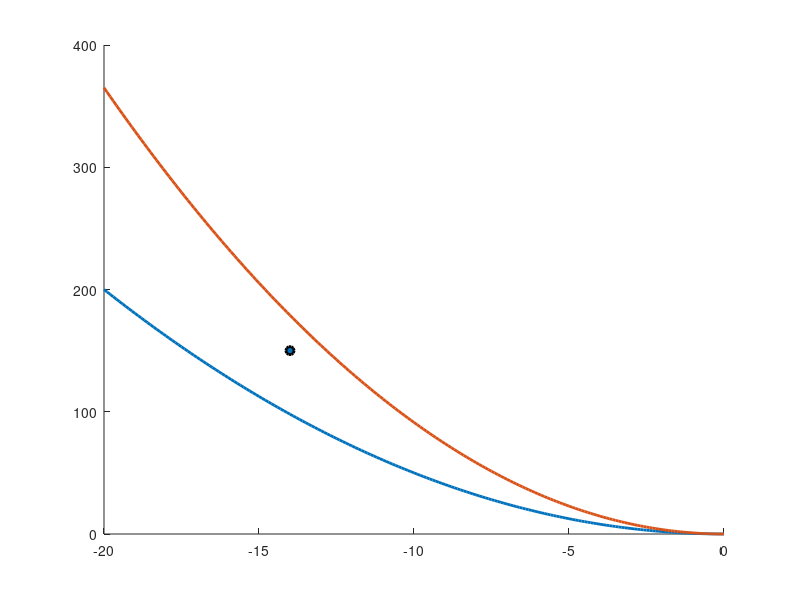

Reproduce this figure in MATLAB. (Note: this script raises an error after producing the figure.)
% alunagem
clear all;
close all;
clc;
%% dados de entrada
% tracao do jato
E = 2.5;
% gravidade lunar
g = -1.5;
% massa do veiculo espacial
M = 1;
% condicoes de velocidade inicial para o grafico
v0 = [-20:0.1:0];
% valores de theta(inclinacao da propulsao) possíveis
theta = deg2rad([0 35]);
% vetore com as aceleracoes permitidas dado os angulos theta
a = E*cos(theta)/M+g;

% condicoes de pouso suave
v_f = 0;
y_f = 0;

% condicoes inicias de velocidade e altura
v_0 = -14;
y_0 = 150;


%% curvas de pouso suave
% torricelli com condiçoes finais zeros e jato a 0 graus
y0(:,1) = v0.^2/(2*a(1));
% torricellli com condições finais zeros e jato a 35 graus
y0(:,2) = v0.^2/(2*a(2));

% figura com condicoes de pouso suave
figure();
hold on;

% plot das curvas de pouso suave
plot(v0,y0,'Linewidth', 2)
% leg = legend({'E à 0°','E à \pm35°'});
%leg = leg.String;

%% condicoes iniciais do problema
%plot das condicoes inicias
scatter(v_0,y_0,'filled','Linewidth', 2, 'MarkerEdgeColor','k');
% leg = [leg,'cond. iniciais (v_0=-14m/s; y_0=150m)'];
% legend(leg);

%% condicao de chavemento queda-livre -> 0°
% aceleracao antes do chaveamento
a1 = g;
% aceleracao depois do chaveamento
a2 =  E*cos(deg2rad(0))/M+g;

% calcula o ponto de chaveamento
vals = [v_0, y_0, v_f, y_f, a1, a2];
[y_1, v_1, ltx] = ptoChaveamento(vals);

% plota o pronto de chaveamento
scatter(-v_1(1),y_1(1),'filled','Linewidth', 2, 'MarkerEdgeColor','k');
% leg = [leg,'queda-livre -> 0°'];

%% condicao de chavemento 0° -> 35°
% aceleracao antes do chaveamento
a1 =  E*cos(deg2rad(0))/M+g;
% aceleracao depois do chaveamento
a2 = E*cos(deg2rad(35))/M+g;

% calcula o ponto de chaveamento
vals = [v_0, y_0, v_f, y_f, a1, a2];
[y_2, v_2, ltx] = ptoChaveamento(vals);

% plota ponto de chaveamento
scatter(-v_2(1),y_2(1),'filled','Linewidth', 2, 'MarkerEdgeColor','k');
%leg = [leg,'0° -> 35°'];

%% condicao de chavemento 35° -> 0°
% aceleracao antes do chaveamento
a1 = E*cos(deg2rad(35))/M+g;
% aceleracao depois do chaveamento
a2 =  E*cos(deg2rad(0))/M+g;

% calcula o ponto de chaveamento
vals = [v_0, y_0, v_f, y_f, a1, a2];

% plota ponto de chaveamento
[y_3, v_3, ltx] = ptoChaveamento(vals);
scatter(-v_3(1),y_3(1),'filled','Linewidth', 2, 'MarkerEdgeColor','k');
%leg = [leg,'35° -> 0°'];

%% area de pouso possível
% hf = fill_between(v0,y0(:,1),y0(:,2));
% hf.FaceColor = [203 255 164]/255;
zero = zeros(length(y0(:,1)),1);

% %% area de colisao
% hf = fill_between(v0,zero,y0(:,2));
% hf.FaceColor = [255 164 164]/255;

%% area de nao retorno porem pouco possível
ums = ones(length(y0(:,1)),1);
% hf = fill_between(v0,y0(:,1),400*ums);
% hf.FaceColor = [194 200 255]/255;

%leg = ['pouso com queda livre inicial', 'colisão','pouso com acionamento inicial',leg];
%legend(leg);
xlabel('v_0');
ylabel('y_0');

%% tebela com pontos de chaveamento
T = table({'queda livre';'colisão';'colisão'}, ...
    { ['(',num2str(v_1(1)),'m/s; ',num2str(y_1(1)),'m)']; 'não pousa' ; ['(',num2str(v_3(1)),'m/s; ',num2str(y_3(1)),'m)'] },...
    { 'colisão'; ['(',num2str(v_2(1)),'m/s; ',num2str(y_2(1)),'m)']; 'colisão' });
T.Properties.VariableNames = {'zero' 'Ecos0' 'Ecos35'};
T.Properties.RowNames = {'zero' 'Ecos0' 'Ecos35'};
writetable(T);
disp('Pontos de chaveamento:');
disp(T);


%% calculo do tempo até o primeiro chaveamento
a1 =  E*cos(deg2rad(0))/M+g;
a2 = E*cos(deg2rad(35))/M+g;

t(1) = (-v_1(1) -v_0)/g;
t(2) = (-v_2(1) -v_0)/a1;
t(3) = (-v_3(1) -v_0)/a2;

%% tabelo com tempos ate primeiro chaveamento
T_t = table({'queda livre';'colisão';'colisão'}, ...
    { [num2str(t(1)),'s']; 'não pousa' ; [num2str(t(3)),'s'] },...
    { 'colisão'; [num2str(t(2)),'s']; 'colisão' });
T_t.Properties.VariableNames = {'zero'  'Ecos0' 'Ecos35'};
T_t.Properties.RowNames = {'zero'  'Ecos0' 'Ecos35'};
writetable(T_t);
disp('Tempos até o primeiro chaveamento:');
disp(T_t);

%% calculo do tempo desde o chaveamento até o pouso
t_2(1) = (0 - -v_1(1))/a1;
t_2(2) = (0 - -v_2(1))/a2;
t_2(3) = (0 - -v_3(1))/a1;

T_t_2 = table({'queda livre';'colisão';'colisão'}, ...
    { [num2str(t_2(1)),'s']; 'não pousa' ; [num2str(t_2(3)),'s'] },...
    { 'colisão'; [num2str(t_2(2)),'s']; 'colisão' });
T_t_2.Properties.VariableNames = {'zero'  'Ecos0' 'Ecos35'};
T_t_2.Properties.RowNames = {'zero'  'Ecos0' 'Ecos35'};
writetable(T_t_2);


%% calculo do tempo total até o pouso
t_t(1) = t(1) + t_2(1);
t_t(2) = t(2) + t_2(2);
t_t(3) = t(3) + t_2(3);

T_t_t = table({'queda livre';'colisão';'colisão'}, ...
    { [num2str(t_t(1)),'s']; 'não pousa' ; [num2str(t_t(3)),'s'] },...
    { 'colisão'; [num2str(t_t(2)),'s']; 'colisão' });
T_t_t.Properties.VariableNames = {'zero'  'Ecos0' 'Ecos35'};
T_t_t.Properties.RowNames = {'zero'  'Ecos0' 'Ecos35'};
writetable(T_t_t);
disp('Tempo total até o pouso:');
disp(T_t_t);

%% plot das trajetórias
figure();
hold on;
grid minor;
leg = {};

%% pontos de chaveamento
scatter(v_0,y_0,'filled','Linewidth', 2, 'MarkerEdgeColor','k');
scatter(-v_1(1),y_1(1),'filled','Linewidth', 2, 'MarkerEdgeColor','k');
scatter(-v_2(1),y_2(1),'filled','Linewidth', 2, 'MarkerEdgeColor','k');
scatter(-v_3(1),y_3(1),'filled','Linewidth', 2, 'MarkerEdgeColor','k');
plot(v0,y0,'Linewidth', 0.1)

%% trajetoria em queda livre a partir da posicao inicia
traj = trajetoria(g, v_0, y_0, t(1));
plot(traj.v, traj.y, 'Linewidth', 2, 'LineStyle', '-.', 'Color','g');

%% trajetoria com acionamento a 0 graus apos queda livre
traj = trajetoria(a1, -v_1(1), y_1(1), t_2(1));
ln1 = plot(traj.v, traj.y, 'Linewidth', 2, 'LineStyle', '-.', 'Color','g');

%% trajetoria com acionamento a 0 graus a partir da posição inicial
traj = trajetoria(a1, v_0, y_0, t(2));
plot(traj.v, traj.y, 'Linewidth', 2, 'LineStyle', '-.', 'Color','m');

%% trajetoria com acionamento a 35 graus apos jato a 0 graus
traj = trajetoria(a2, -v_2(1), y_2(1), t_2(2));
ln2 = plot(traj.v, traj.y, 'Linewidth', 2, 'LineStyle', '-.', 'Color','m');

%% trajetoria com acionamento a 35 graus a partir da posição inicial
traj = trajetoria(a2, v_0, y_0, t(3));
plot(traj.v, traj.y, 'Linewidth', 2, 'LineStyle', '-.', 'Color','b');

%% trajetoria com acionamento a 0 graus apos jato a 35 graus
traj = trajetoria(a1, -v_3(1), y_3(1), t_2(3));
ln3 = plot(traj.v, traj.y, 'Linewidth', 2, 'LineStyle', '-.', 'Color','b');


lines = [ln1 ln2 ln3];
legds = {'1.3832s + 16.0748s = 17.458s',...
        '2.7738s + 20.4902s = 23.264s',...
        '10.2852s + 8.365s = 18.6501s'};
    
%legend(lines, legds);
xlabel('v_0');
ylabel('y_0');


%% Estrat�gia 3 - Propulsor a 35� + Propulsor a -35� + Propulsor a 0� (garante pouso suave em x e y)
m = M;
theta = 35*pi/180;
y_inicial = 150;
y_linha_inicial = -14;
x_inicial = 0;
x_linha_inicial = 0;

y_1 = ((y_linha_inicial^2) - (2*((E*cos(theta)/m) + g)*y_inicial))/(2*(E/m)*(1 - cos(theta)));
passo = floor((y_inicial-y_1)/0.001);
passo_1 = floor(y_1/0.001);

for i = 1:(passo+1)
    y(i) = y_inicial - (0.001*(i-1));
    y_linha1(i) = -sqrt(((y_linha_inicial)^2) + (2*((E*cos(theta)/m) + g)*(y(i) - y_inicial)));
    x_linha1(i) = x_linha_inicial + ((y_linha1(i) - y_linha_inicial)*(E*sin(theta)/m)/((E*cos(theta)/m) + g));
end

for i = (passo+1):(passo + passo_1 + 2)
    y(i) = y_inicial - (0.001*(i-1));
    y_linha1(i) = -sqrt(((y_linha1(passo + 1))^2) + (2*((E/m) + g)*(y(i) - y(passo + 1))));
    x_linha1(i) = x_linha1(passo+1) + ((y_linha1(i) - y_linha1(passo+1))*(E*sin(0)/m)/((E*cos(0)/m) + g));
end

figure();
hold on;
plot(x_linha1,y,'Linewidth', 2, 'LineStyle', '-.', 'Color','b')
grid minor;
ylabel('y [m]')
xlabel('v_x[m/s]')

y_2 = y_1;
v_1 = (y_linha_inicial + y_linha1(passo + 1))/2;
y_1 = (-(y_linha_inicial^2) + ((v_1)^2) + (2*((E*cos(theta)/m) + g)*y_inicial))/(2*((E*cos(theta)/m) + g));

clear y
clear y_linha1

passo1 = floor((y_inicial - y_1)/0.001);
passo2 = floor((y_1 - y_2)/0.001);
passo3 = floor(y_2/0.001);

for i = 1:(passo1+1)
    y(i) = y_inicial - (0.001*(i-1));
    y_linha1(i) = -sqrt(((y_linha_inicial)^2) + (2*((E*cos(theta)/m) + g)*(y(i) - y_inicial)));
    x_linha1(i) = x_linha_inicial + (((y_linha1(i) - y_linha_inicial)*(E*sin(theta)/m))/((E*cos(theta)/m) + g));
end

for i = (passo1 + 1):(passo1 + passo2 + 2)
    y(i) = y_inicial - (0.001*(i-1));
    y_linha1(i) = -sqrt(((y_linha1(passo1 + 1))^2) + (2*((E*cos(-theta)/m) + g)*(y(i) - y(passo1 + 1))));
    x_linha1(i) = x_linha1(passo1 + 1) + ((y_linha1(i) - y_linha1(passo1 + 1))*(E*sin(-theta)/m)/((E*cos(-theta)/m) + g));
end

for i = (passo1 + passo2 + 2):(passo1 + passo2 + passo3 + 3)
    y(i) = y_inicial - (0.001*(i-1));
    y_linha1(i) = -sqrt(((y_linha1(passo1 + passo2 + 2))^2) + (2*((E/m) + g)*(y(i) - y(passo1 + passo2 + 2))));
    x_linha1(i) = x_linha1(passo1 + passo2 + 2) + ((y_linha1(i) - y_linha1(passo1 + passo2 + 2))*(E*sin(0)/m)/((E*cos(0)/m) + g));
end

figure();
hold on;
plot(x_linha1,y,'Linewidth', 2, 'LineStyle', '-.', 'Color','b')
grid minor;
ylabel('y [m]')
xlabel('v_x [m/s]')

